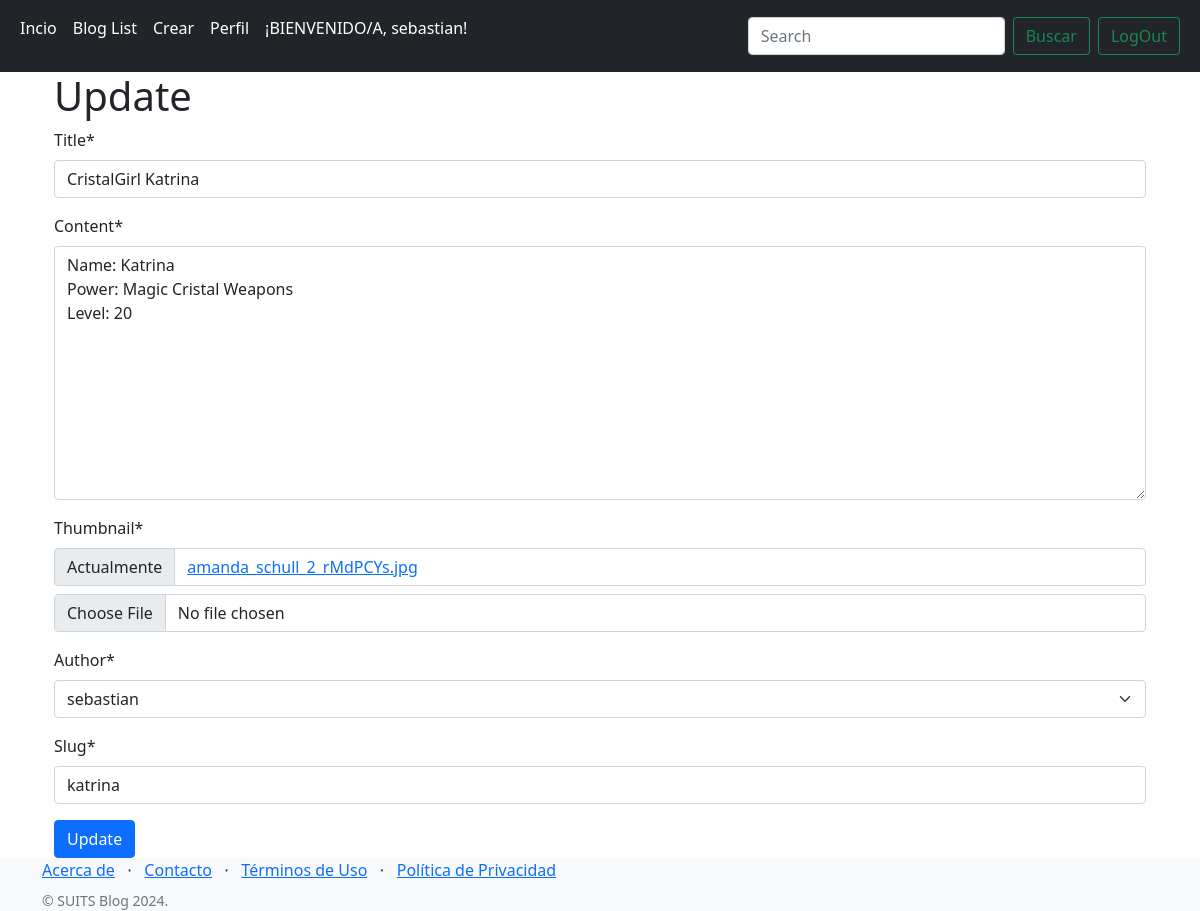
The page /katrina/update/ (signed in) on the database its author committed.
### blog/posts/models.py (models this page shows, shortened)
class User(AbstractUser):
    user_avatar=models.OneToOneField('posts.User',on_delete=models.CASCADE,null=True,blank=True)
    def __str__(self):
        return self.username

class Post(models.Model):
    title = models.CharField(max_length=100)
    content = models.TextField()
    thumbnail = models.ImageField()
    publish_date = models.DateTimeField(auto_now_add=True)
    last_updated = models.DateTimeField(auto_now=True)
    author = models.ForeignKey(User, on_delete=models.CASCADE)
    slug = models.SlugField()

### blog/posts/views.py (the view)
# urls.py: path('<slug>/update/',PostUpdateView.as_view(),name='update'),
class PostUpdateView(UpdateView):
    class_form=PostForm
    model= Post
    fields=['title','content','thumbnail','author','slug']
    success_url='/'
    def get_context_data(self,**kwargs):
        context=super().get_context_data(**kwargs)
        context.update({
            'view_type':'update',
            'form':self.get_form(),
            'object':self.get_object(),
        })
        return context

### blog/templates/posts/post_form.html (shortened to what this page needs)
{% extends "base.html" %}
{% load crispy_forms_tags %}
{% block content %}
    <div class='container'>
        <h1> {{view_type.capitalize}} </h1>
        <form method='post' enctype='multipart/form-data'>
            {{form|crispy}}
            <button class='btn btn-primary' type='submit'>{{view_type|title}}</button>
        </form>
    </div>
{% endblock content %}

### blog/templates/base.html (shortened to what this page needs)
<!DOCTYPE html>
<html lang="es">
  {% load static %}
  <head>
    <link
      href="https://cdn.jsdelivr.net/npm/bootstrap@5.1.3/dist/css/bootstrap.min.css"
      rel="stylesheet"
    />
    <link
      rel="stylesheet"
      href="https://cdnjs.cloudflare.com/ajax/libs/font-awesome/6.0.0-beta3/css/all.min.css"
    />
  </head>
 <body style=''>
      <nav class="navbar navbar-expand-lg navbar-dark bg-dark">
        <div class="container-fluid">
          <div class="collapse navbar-collapse" id="navbarSupportedContent">
            <ul class="navbar-nav me-auto mb-2 mb-lg-0">
              <li class="nav-item">
                <a class="nav-link active" aria-current="page" href="{% url 'home' %}">Incio</a>
              </li>
              <li class="nav-item">
                <a class="nav-link active" aria-current="page" href="{% url 'list' %}">Blog List</a>
              </li>
              <li class="nav-item d-flex align-items-center justify-content-between">
                {% if request.user.is_authenticated %}
                  <li><a class="nav-link active" aria-current="page" href="{% url 'create' %}">Crear</a></li>
                  <li><a class="nav-link active" aria-current="page" href="{% url 'profile' %}">Perfil</a></li>
                  <p class="nav-link active" aria-current="page">¡BIENVENIDO/A, {{user.username}}!</p>
                {% endif %}
              </li>
            </ul>
            <form class="d-flex">
              <input class="form-control me-2" type="search" placeholder="Search" aria-label="Search"/>
              <button class="btn btn-outline-success me-2" type="submit">Buscar</button>
              {% if request.user.is_authenticated %}
                <a class="btn btn-outline-success me-2" href="{% url 'logout_view' %}">LogOut</a>
              {% else %}
                <a class="btn btn-outline-success me-2" href="{% url 'login' %}">Login</a>
                <a class="btn btn-outline-success me-2" href="{% url 'register' %}">Registrar</a>
              {% endif %}
            </form>
          </div>
        </div>
      </nav>
      <div class="container">
          {% block content %}
          {% endblock content %}
      </div>
      <footer class="footer bg-light">
        <div class="container">
            <div class="row">
                <div class="col-lg-6 h-100 text-center text-lg-start my-auto">
                    <ul class="list-inline mb-2">
                        <li class="list-inline-item"><a href="#!">Acerca de</a></li>
                        <li class="list-inline-item">⋅</li>
                        <li class="list-inline-item"><a href={% url "contacto" %}>Contacto</a></li>
                        <li class="list-inline-item">⋅</li>
                        <li class="list-inline-item"><a href="#!">Términos de Uso</a></li>
                        <li class="list-inline-item">⋅</li>
                        <li class="list-inline-item"><a href="#!">Política de Privacidad</a></li>
                    </ul>
                    <p class="text-muted small mb-4 mb-lg-0">&copy; SUITS Blog 2024.</p>
                </div>
                <div class="col-lg-6 h-100 text-center text-lg-end my-auto">
                    <ul class="list-inline mb-0">
                    </ul>
                </div>
            </div>
        </div>
    </footer>
 </body>
</html>

### rows shown on the page
User: username "sebastian"
Post: title "CristalGirl Katrina", content "Name: Katrina Power: Magic Cristal Weapons Level: 20", author "sebastian", slug "katrina"

### other values the page prints
{{ view_type.capitalize }} "Update"
{{ view_type|title }} "Update"
